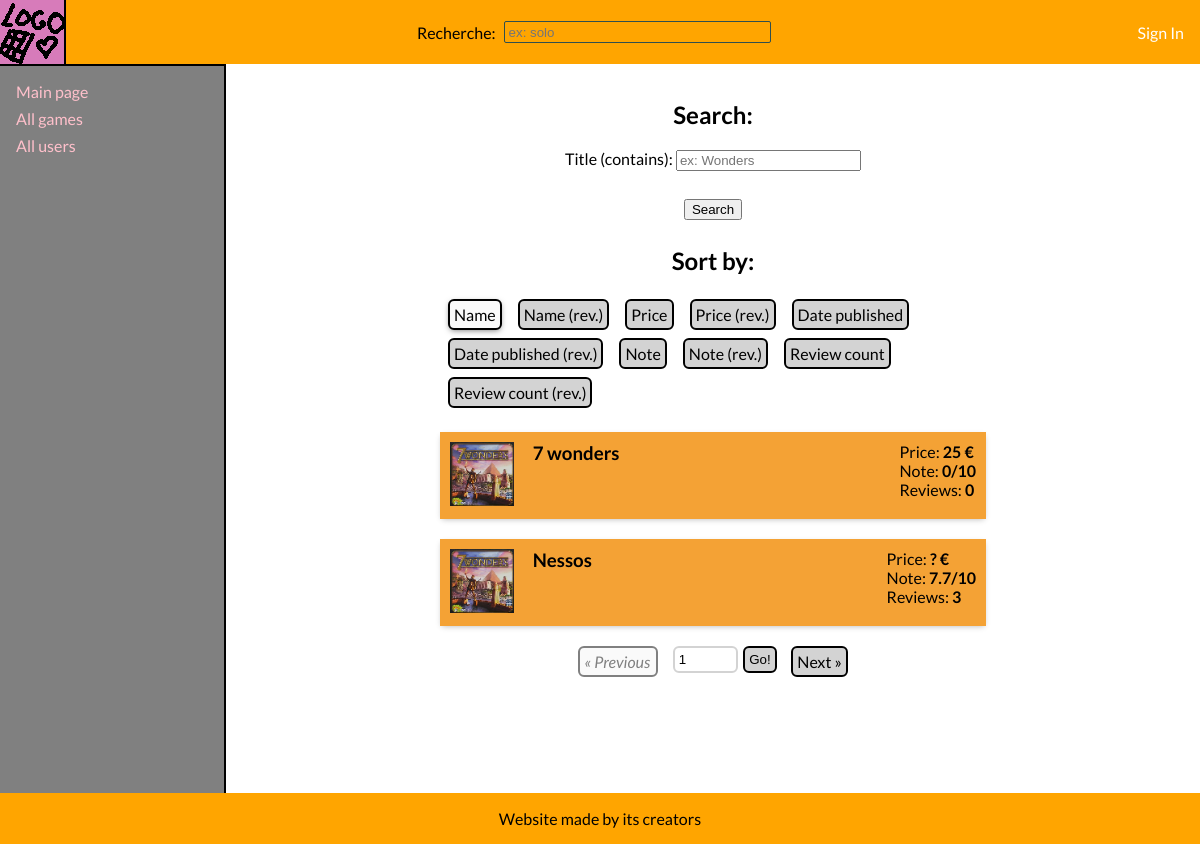
/pages/list_games.php, run on the app's committed database.
### tables this page shows
CREATE TABLE `game` (
  `id` int(11) NOT NULL,
  `name` varchar(255) NOT NULL,
  `creator` varchar(255) DEFAULT NULL,
  `publisher` char(255) DEFAULT NULL,
  `price` float DEFAULT NULL,
  `image` int(1) DEFAULT 0
);

### lib/prelude.php (called while the page is built, shortened)
<?php
$games_page_length = 10;
include_once("game.php");
include_once("page_selector.php");
?>

### lib/game.php (called while the page is built, shortened)
<?php
class Game {
  public function __construct(
    $id = 0,
    $title = null,
    $note = 0.5,
    $price = 0,
    $publisher = null,
    $has_image = false
  ) {
    $this->id = $id;
    $this->title = $title;
    $this->note = $note;
    $this->price = $price;
    $this->has_image = $has_image;
  }
}
?>

### pages/list_games.php (the view, shortened to what this page needs)
<?php
$PAGE_HEAD = "<link rel=\"stylesheet\" href=\"/css/list_games.css\" />";
include_once("../lib/head.php");
$reversed = false;
if (isset($_GET["s"])) {
  switch (strtolower($_GET["s"])) {
    case "!published":
      $reversed = true;
    case "published":
      $order_method = ORDER_GAMES_PUBLISHED;
      break;
    case "!score":
      $reversed = true;
    case "score":
      $order_method = ORDER_GAMES_SCORE;
      break;
    case "!price":
      $reversed = true;
    case "price":
      $order_method = ORDER_GAMES_PRICE;
      break;
    case "!reviews":
      $reversed = true;
    case "reviews":
      $order_method = ORDER_GAMES_REVIEWS;
      break;
    case "!name":
      $reversed = true;
    case "name":
    default:
      $order_method = ORDER_GAMES_NAME;
  }
} else {
  $order_method = ORDER_GAMES_NAME;
}
if (isset($_GET["p"]) && is_numeric($_GET["p"]) && $_GET["p"] > 0 && $_GET["p"] == round($_GET["p"], 0)) {
  $page = (int)$_GET["p"] - 1;
} else {
  $page = 0;
}
$search_sql = "";
$search_terms = [];
$offset_sql = "LIMIT " . ($page * $games_page_length) . ", " . $games_page_length;
switch ($order_method) {
  case ORDER_GAMES_NAME:
    $sort_sql = "ORDER BY game.name";
    if ($reversed) $sort_sql .= " DESC";
    else $sort_sql .= " ASC";
    break;
}
$sql = "SELECT game.*, AVG(review.score) AS mean_score, COUNT(review.id) AS review_count FROM game LEFT JOIN review ON review.id_game = game.id $search_sql GROUP BY game.id $sort_sql $offset_sql;";
$req = $bdd->prepare($sql);
if ($req->execute($search_terms)) {
  ?>
  <h2>Search:</h2>
  <section class="game-search">
    <form class="main-form" action="list_games.php" method="get">
      <label>
        Title (contains):
        <input type="string" name="name" placeholder="ex: Wonders" <?php
        ?> />
      </label>
      <input type="submit" name="" value="Search" />
    </form>
  </section>
  <h2>Sort by:</h2>
  <section class="options-list">
  <?php
    function search_terms() {
      $res = "";
      return $res;
    }
    function echo_sort_method_pair($method_name, $method_id, $name) {
      global $reversed;
      global $order_method;
      if (!$reversed && $order_method === $method_id) {
        echo "<a href=\"?s=$method_name" . search_terms() . "\" class=\"active\">$name</a>";
      } else {
        echo "<a href=\"?s=$method_name" . search_terms() . "\">$name</a>";
      }
      if ($reversed && $order_method === $method_id) {
        echo "<a href=\"?s=!$method_name" . search_terms() . "\" class=\"active\">$name (rev.)</a>";
      } else {
        echo "<a href=\"?s=!$method_name" . search_terms() . "\">$name (rev.)</a>";
      }
    }
    echo_sort_method_pair("name", ORDER_GAMES_NAME, "Name");
    echo_sort_method_pair("price", ORDER_GAMES_PRICE, "Price");
    ?>
  </section>
  <section class="game-list card-list">
  <?php
  while ($res = $req->fetch()) {
    $game = new Game($res["id"], $res["name"], $res["mean_score"], $res["price"], $res["publisher"], !!$res["image"]);
    ?>
    <div class="game card">
      <div class="picture">
        <?php if ($game->has_image) {
          ?>
          <a href="/images/game/<?php echo $game->id ?>.png">
            <img src="/images/game/<?php echo $game->id ?>.png" alt="<?php echo $game->title;?>'s image" />
          </a>
          <?php
        } else {
          ?>
          <a href="/images/game-default.png">
            <img src="/images/game-default.png" alt="Default game image" />
          </a>
          <?php
        }
        ?>
      </div>
      <a class="name" href="/game_page.php?id=<?php echo $game->id; ?>">
        <?php echo $game->title; ?>
      </a>
      <div class="info">
        <div class="price">Price: <b><?php if ($game->price === NULL) echo "?"; else echo $game->price; ?>&nbsp;€</b></div>
        <div class="note">Note: <b><?php echo round($game->note, 1); ?>/10</b></div>
        <div class="reviews">Reviews: <b><?php echo $res["review_count"]; ?></b></div>
      </div>
    </div>
    <?php
  }
  ?>
  </section>
  <?php
} else {
  ?>
  There was an error querying our database; try again later!
  <?php
}
include_once("../lib/tail.php");
?>

### pages/css/style.css (style rules this page uses)
body { margin: 0; font-family: "Lato", sans-serif; font-weight: 400; display: flex; flex-direction: column; min-height: 100vh; }
h2 { text-align: center; }
.main-form { width: 100%; display: flex; flex-direction: column; align-items: center; }
.main-form > * { margin-bottom: 0.5em; }
.main-form > input[type="submit"] { margin-top: 1.5em; }
section.card-list { display: flex; flex-direction: column; margin: auto; width: 60%; max-width: 50em; min-width: 30em; }
a { text-decoration: none; }
.card { padding: 10px; display: flex; flex-direction: column; }
.player-profile, .card { margin-top: 20px; background-color :#f4a235; box-shadow: 0px 2px 6px -2px rgba(0, 0, 0, 0.3), 0px 4px 11px -4px rgba(0, 0, 0, 0); overflow: hidden; transition: 0.2s box-shadow; }
.player-profile img, .card img { width: 64px; height: 64px; }
.options-list { display: flex; flex-direction: row; justify-content: left; flex-wrap: wrap; margin-left: auto; margin-right: auto; width: 60%; max-width: 50em; min-width: 30em; }
.options-list > a, .page-selector > a, .page-selector > .disabled, .page-selector .page-go { margin: 0.25em 0.5em; color: black; border: 2px solid black; padding: 4px; border-radius: 6px; background-color: lightgray; box-shadow: 0px 2px 6px -2px rgba(0, 0, 0, 0.0); transition: 0.2s background-color, 0.2s box-shadow; }
.options-list > a:hover, .options-list > a.active, .page-selector > a:hover, .page-selector .page-go:hover, .page-selector .page-go:active { background-color: #fafafa; box-shadow: 0px 2px 6px -2px rgba(0, 0, 0, 0.6); text-decoration: none; cursor: pointer; }

### pages/css/list_games.css (style rules this page uses)
.game.card { flex-direction: row; }
.game.card .name { flex-grow: 1; margin-left: 1em; font-size: 14pt; color: black; font-weight: bold; }

### data on the page
game: name "7 wonders", price "25", note "0", review_count "0"
game: name "Nessos", note "7.7", review_count "3"

### other printed values
$name "Name"
$name "Name Price Date published Note Review count"
$name "Price Date published Note Review count"
